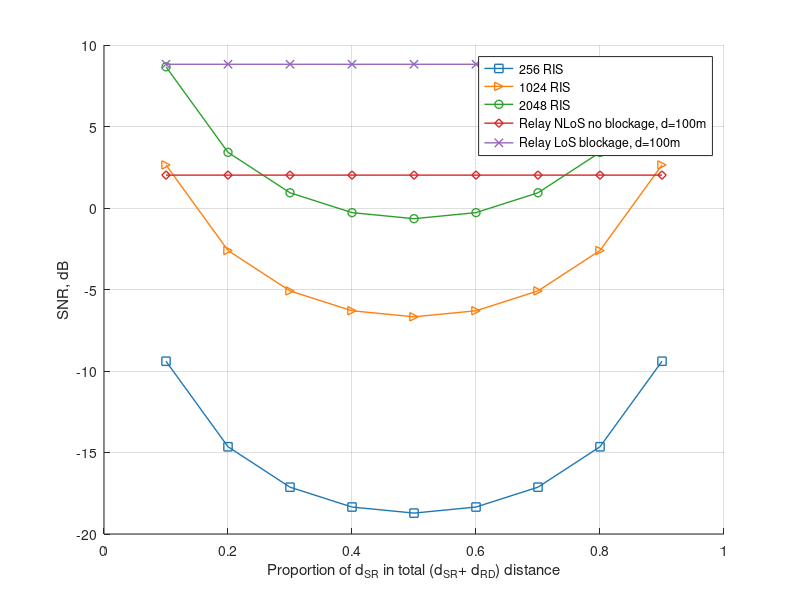

The MATLAB source for this figure:
%%%%%%%%%%%%%%%%%%%%%%%%%%%%%%%%%%%%%%%%%%%%%%%%%%%%%%%%%%%%%%%%%%%%%%%%%%%%%%%%%%
% This code generates Fig.1 SNR comparison of RIS and relays                     %
% Article: [Are D2D and RIS in the Same League? Cooperative RSSI-based 
% Localization Model and Performance Comparison]                                 % 
% Download article: [link]                                                       %
% This is version 3.0 (Last edited: 2023-09-06)                                  %
% Author: N. Chukhno                                                             %
% University Mediterranea of Reggio Calabria, Italy and CNIT, Italy.             %
% Universitat Jaume I, Spain                                                     %
% Email: nadezda.chukhno@unirc.it                                                %
%%%%%%%%%%%%%%%%%%%%%%%%%%%%%%%%%%%%%%%%%%%%%%%%%%%%%%%%%%%%%%%%%%%%%%%%%%%%%%%%%%

clc
clear all
%% parameters 
frequency = 28; % frequency [GHz]
N0 = 10^(-174/10); % power spectral density of noise, N0 
Pt_dBm = 23.010299957; % transmit power [dB]
Pt = 10^(Pt_dBm/10)/1000; % transmit power[W]
W = 1;% bandwidth [GHz]
W_snr = 1000000000; % bandwidth [Hz]
G_rx = 5.57; % received gain [dBi]
G_rx_lin = 10^(G_rx/10); % received gain [linear scale]
G = 14.58; % transmit gain [dBi] (32 antenna elements)
G_lin = 10^(G/10);  % transmit gain in linear scale
distance = 100; % transmission distance [m] between tranmitter and reciever    

%% RIS parameters
Gamma = 1; % reflection gain from RIS
NN = [256,1024,2048]; % number of reflective elements 
a = 0.1:0.1:0.9; %at which distance from BS/UE we need to place RIS (0y axis on Figure 2)

%% simulation
for i = 1:length(a)
   for n=1:length(NN)
      total_loss_nB_SR(i) = 10^(2*log10(frequency) + 3.24)*(a(i)*distance)^(2.1); % linear non blocked path loss 
      total_loss_nB_RD(i) = 10^(2*log10(frequency) + 3.24)*((1 - a(i))*distance)^(2.1); % linear non blocked path loss
      total_loss_nB(i) = 10^(2*log10(frequency) + 3.24)*(distance)^(3.19); %NLOS no bl
      total_loss_nB2(i) = 10^(2*log10(frequency) + 4.74)*(distance)^(2.1);% LOS bl
      
      % total path loss
      LRIS(i,n) = ((sqrt((1/(total_loss_nB_SR(i)*total_loss_nB_RD(i)))))*NN(n))^(-2); % formula (23) from article

      % snr
      SNR_watt(i,n) = ((Pt*G_rx_lin*G_lin*Gamma)/(N0*W_snr*LRIS(i,n))); 
      snr(i,n) = real(10*log10(1000*SNR_watt(i,n)));   %W is in Hz   
      
      %snr without RIS NLOS no blockage
      SNR_watt_woRIS(i,n) = (Pt*G_rx_lin*G_lin)/(N0*W_snr*total_loss_nB(i));
      snr_woRIS(i,n) = real(10*log10(1000*SNR_watt_woRIS(i,n)));    %W is in Hz   
      
      %snr without RIS LOS blockage
      SNR_watt_woRIS2(i,n) = (Pt*G_rx_lin*G_lin)/(N0*W_snr*total_loss_nB2(i)); 
      snr_woRIS2(i,n) = real(10*log10(1000*SNR_watt_woRIS2(i,n)));    %W is in Hz   
   end
end

%% Plot the curves
        
name_NN1 = strcat('256 RIS',{' '});
name_NN2 = strcat('1024 RIS',{' '});
name_NN3 = strcat('2048 RIS', {' '});
name_W = strcat('Relay NLoS no blockage', {', d=100m'});  
name_W2 = strcat('Relay LoS blockage', {', d=100m'});  

 figure(1)
 hold on
 plot(a, snr(:,1), 'DisplayName', name_NN1{1}, ...
    'LineWidth', 1, 'Marker', 'square',  'Color', [31/255 119/255 180/255]);

 plot(a, snr(:,2), 'DisplayName', name_NN2{1}, ...
    'LineWidth', 1, 'Marker', '>', 'Color', [255/255 127/255 14/255]);

 plot(a, snr(:,3), 'DisplayName', name_NN3{1}, ...
    'LineWidth', 1,   'Marker', 'o', 'Color', [44/255 160/255 44/255] );

 plot(a, snr_woRIS(:,1), 'DisplayName', name_W{1}, ...
    'LineWidth', 1,   'Marker', 'diamond', 'Color', [214/255 39/255 40/255] );
 plot(a, snr_woRIS2(:,1), 'DisplayName', name_W2{1}, ...
    'LineWidth', 1,   'Marker', 'x', 'Color', [148/255 103/255 189/255]);

legend('show'); grid on
ylabel('SNR, dB')
xlabel('Proportion of d_{SR} in total (d_{SR}+ d_{RD}) distance')